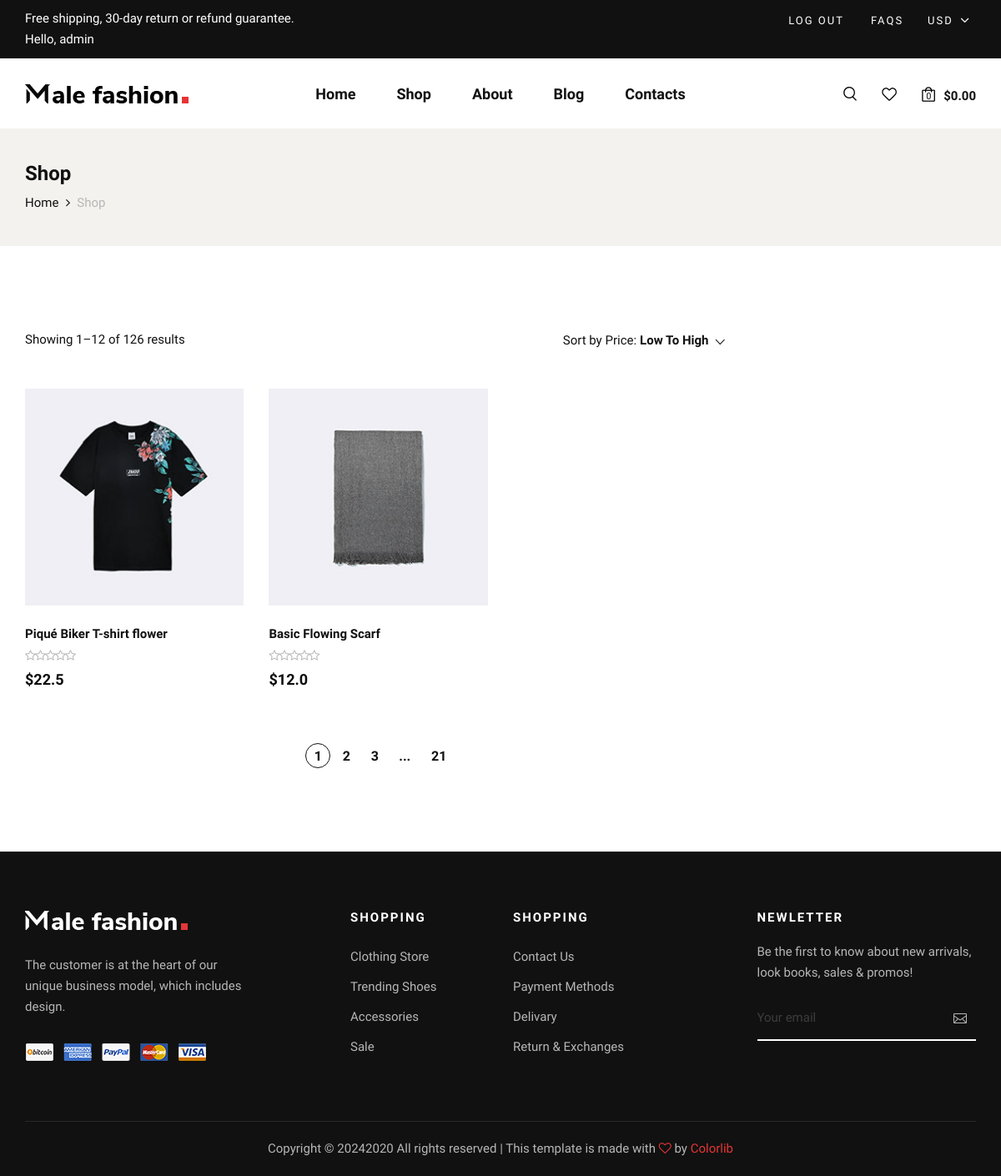
Before: /products/wishlist/ (signed in) with the older database file.
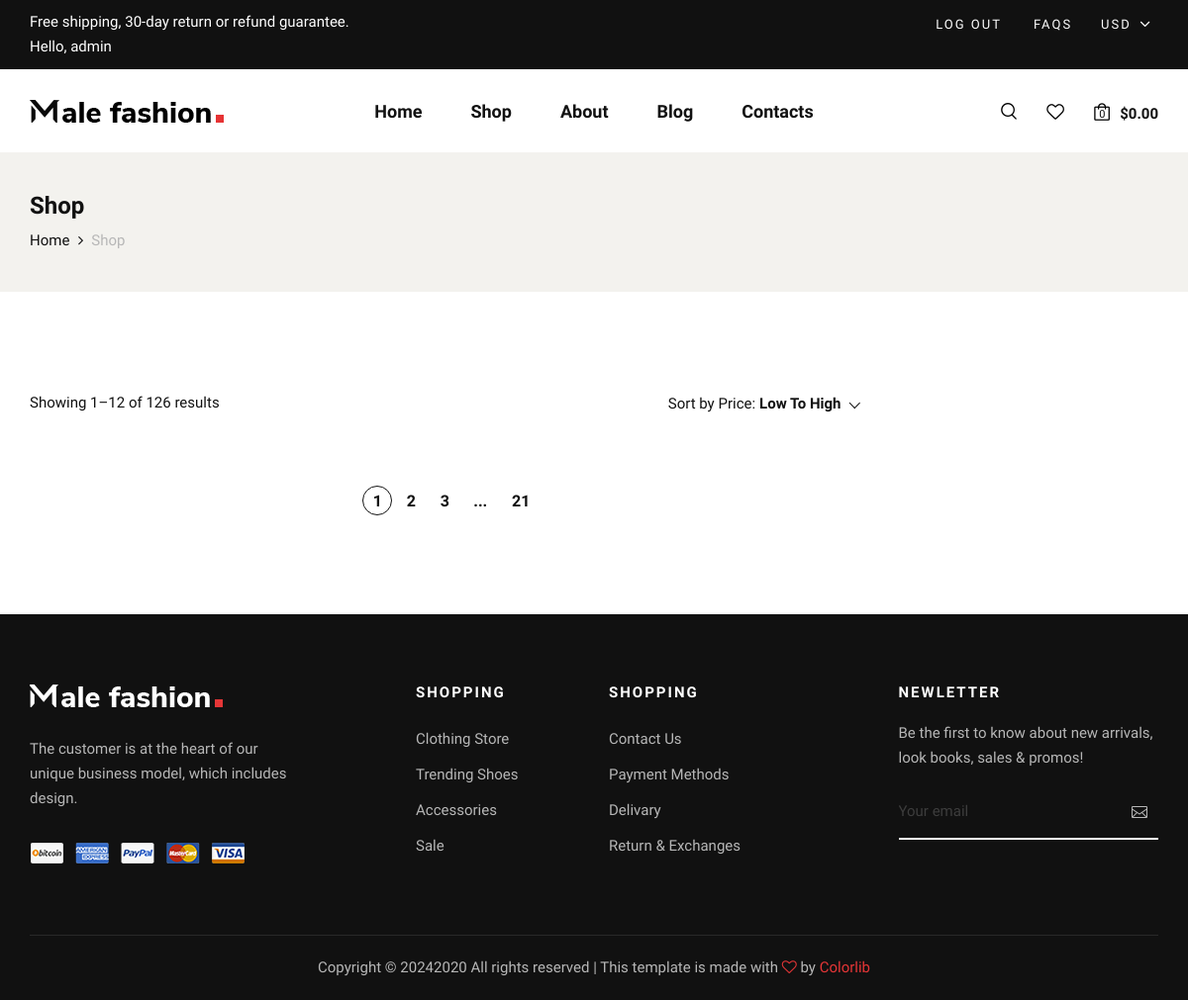
After: the same page with the newer database file.
### products/models.py (models this page shows, shortened)
class WishlistModel(models.Model):
    user = models.ForeignKey(User, on_delete=models.CASCADE)
    product = models.ForeignKey(ProductModel, on_delete=models.CASCADE)
    class Meta:
        verbose_name = "Wishlist"
        verbose_name_plural = "Wishlists"
        unique_together = ['user', 'product']

class ProductModel(models.Model):
    name = models.CharField(max_length=64)
    description = models.TextField()
    price = models.FloatField(default=0.0)
    image = models.ImageField(upload_to="products")
    discount = models.PositiveIntegerField(default=0)
    rating = models.PositiveIntegerField(default=1, validators=[rating_value_validate])
    category = models.ForeignKey(CategoryModel, on_delete=models.CASCADE, related_name="products")
    brand = models.ForeignKey(BrandModel, on_delete=models.CASCADE)
    sizes = models.ManyToManyField(SizeModel)
    colors = models.ManyToManyField(ColorModel)
    tags = models.ManyToManyField(TagModel)
    created_at = models.DateTimeField(auto_now_add=True)
    updated_at = models.DateTimeField(auto_now=True)
    class Meta:
        verbose_name = "Product"
        verbose_name_plural = "Products"

### products/views.py (the view)
# urls.py: path("wishlist/", wishlistPageView, name="wishlist"),
def wishlistPageView(request):
    wishlists = WishlistModel.objects.filter(user=request.user)
    context = {
        "wishlists": wishlists
    }
    return render(request, template_name="wishlist.html", context=context)

### products/templatetags/my_tags.py (called while the page is built)
@register.filter(name="in_wishlist")
def in_wishlist(user, product):
    return WishlistModel.objects.filter(user=user, product=product).exists()

### templates/wishlist.html (shortened to what this page needs)
{% extends 'layouts/base.html' %}
{% load my_tags %}
{% load static %}
{% block content %}
    <section class="breadcrumb-option">
        <div class="container">
            <div class="row">
                <div class="col-lg-12">
                    <div class="breadcrumb__text">
                        <h4>Shop</h4>
                        <div class="breadcrumb__links">
                            <a href="./index.html">Home</a>
                            <span>Shop</span>
                        </div>
                    </div>
                </div>
            </div>
        </div>
    </section>
    <section class="shop spad">
        <div class="container">
            <div class="row">
                <div class="col-lg-9">
                    <div class="shop__product__option">
                        <div class="row">
                            <div class="col-lg-6 col-md-6 col-sm-6">
                                <div class="shop__product__option__left">
                                    <p>Showing 1–12 of 126 results</p>
                                </div>
                            </div>
                            <div class="col-lg-6 col-md-6 col-sm-6">
                                <div class="shop__product__option__right">
                                    <p>Sort by Price:</p>
                                </div>
                            </div>
                        </div>
                    </div>
                    <div class="row">
                        {% for wishlist in wishlists %}
                        <div class="col-lg-4 col-md-6 col-sm-6">
                            <div class="product__item">
                                <div class="product__item__pic set-bg" data-setbg="{{ wishlist.product.image.url }}">
                                </div>
                                <div class="product__item__text">
                                    <h6>{{ wishlist.product.name }}</h6>
                                    <div class="rating">
                                        <i class="fa fa-star-o"></i>
                                        <i class="fa fa-star-o"></i>
                                        <i class="fa fa-star-o"></i>
                                        <i class="fa fa-star-o"></i>
                                        <i class="fa fa-star-o"></i>
                                    </div>
                                    <h5>${{ wishlist.product.price }}</h5>
                                </div>
                            </div>
                        </div>
                        {% endfor %}
                    </div>
                    <div class="row">
                        <div class="col-lg-12">
                            <div class="product__pagination">
                                <a class="active" href="#">1</a>
                                <a href="#">2</a>
                                <a href="#">3</a>
                                <span>...</span>
                                <a href="#">21</a>
                            </div>
                        </div>
                    </div>
                </div>
            </div>
        </div>
    </section>
{% endblock %}

Changed rows visible on the page:
removed WishlistModel: shows a picture, product.name "Piqué Biker T-shirt flower", product.price "22.5"
removed WishlistModel: shows a picture, product.name "Basic Flowing Scarf", product.price "12.0"
